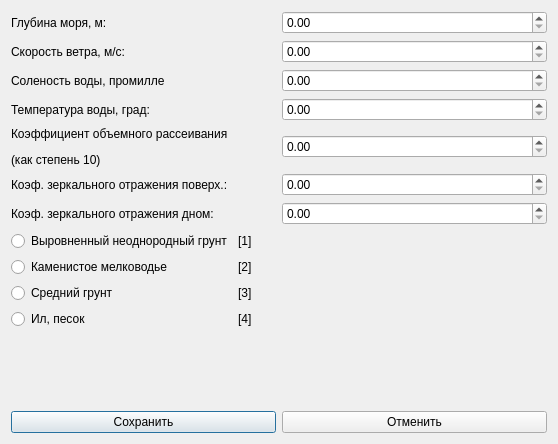
<?xml version="1.0" encoding="UTF-8"?>
<ui version="4.0">
 <class>WorkingEnvironmentSettings</class>
 <widget class="QDialog" name="WorkingEnvironmentSettings">
  <property name="geometry">
   <rect>
    <x>0</x>
    <y>0</y>
    <width>558</width>
    <height>444</height>
   </rect>
  </property>
  <property name="windowTitle">
   <string>Параметры среды</string>
  </property>
  <layout class="QGridLayout" name="gridLayout_3">
   <item row="0" column="0">
    <layout class="QGridLayout" name="gridLayout">
     <item row="0" column="0">
      <widget class="QLabel" name="label_5">
       <property name="text">
        <string>Глубина моря, м:</string>
       </property>
      </widget>
     </item>
     <item row="0" column="1">
      <widget class="QDoubleSpinBox" name="depthBox">
       <property name="maximum">
        <double>100000.000000000000000</double>
       </property>
      </widget>
     </item>
     <item row="1" column="0">
      <widget class="QLabel" name="label_6">
       <property name="text">
        <string>Скорость ветра, м/с:</string>
       </property>
      </widget>
     </item>
     <item row="1" column="1">
      <widget class="QDoubleSpinBox" name="windBox">
       <property name="maximum">
        <double>100000.000000000000000</double>
       </property>
      </widget>
     </item>
     <item row="2" column="0">
      <widget class="QLabel" name="label_7">
       <property name="text">
        <string>Соленость воды, промилле</string>
       </property>
      </widget>
     </item>
     <item row="2" column="1">
      <widget class="QDoubleSpinBox" name="salinityBox">
       <property name="maximum">
        <double>100000.000000000000000</double>
       </property>
      </widget>
     </item>
     <item row="3" column="0">
      <widget class="QLabel" name="label_8">
       <property name="text">
        <string>Температура воды, град:</string>
       </property>
      </widget>
     </item>
     <item row="3" column="1">
      <widget class="QDoubleSpinBox" name="tempBox">
       <property name="maximum">
        <double>100000.000000000000000</double>
       </property>
      </widget>
     </item>
    </layout>
   </item>
   <item row="1" column="0">
    <layout class="QHBoxLayout" name="horizontalLayout">
     <item>
      <widget class="QLabel" name="label_9">
       <property name="text">
        <string>&lt;html&gt;&lt;head/&gt;&lt;body&gt;&lt;p&gt;Коэффициент объемного рассеивания &lt;/p&gt;&lt;p&gt;(как степень 10)&lt;/p&gt;&lt;/body&gt;&lt;/html&gt;</string>
       </property>
      </widget>
     </item>
     <item>
      <widget class="QDoubleSpinBox" name="volumetricDispersionBox">
       <property name="maximum">
        <double>100000.000000000000000</double>
       </property>
      </widget>
     </item>
    </layout>
   </item>
   <item row="2" column="0">
    <layout class="QGridLayout" name="gridLayout_2">
     <item row="0" column="0">
      <widget class="QLabel" name="surfReflBox">
       <property name="text">
        <string>Коэф. зеркального отражения поверх.:</string>
       </property>
      </widget>
     </item>
     <item row="0" column="1">
      <widget class="QDoubleSpinBox" name="capacityC0Box_6">
       <property name="maximum">
        <double>100000.000000000000000</double>
       </property>
      </widget>
     </item>
     <item row="1" column="0">
      <widget class="QLabel" name="label_11">
       <property name="text">
        <string>Коэф. зеркального отражения дном:</string>
       </property>
      </widget>
     </item>
     <item row="1" column="1">
      <widget class="QDoubleSpinBox" name="botReflBox">
       <property name="maximum">
        <double>100000.000000000000000</double>
       </property>
      </widget>
     </item>
    </layout>
   </item>
   <item row="3" column="0">
    <layout class="QFormLayout" name="formLayout">
     <item row="0" column="0">
      <layout class="QVBoxLayout" name="verticalLayout">
       <item>
        <widget class="QRadioButton" name="radioButtonReceive">
         <property name="text">
          <string>Выровненный неоднородный грунт</string>
         </property>
        </widget>
       </item>
       <item>
        <widget class="QRadioButton" name="radioButtonRadiation">
         <property name="text">
          <string>Каменистое мелководье</string>
         </property>
        </widget>
       </item>
       <item>
        <widget class="QRadioButton" name="radioButton">
         <property name="text">
          <string>Средний грунт</string>
         </property>
        </widget>
       </item>
       <item>
        <widget class="QRadioButton" name="radioButton_2">
         <property name="text">
          <string>Ил, песок</string>
         </property>
        </widget>
       </item>
      </layout>
     </item>
     <item row="0" column="1">
      <layout class="QVBoxLayout" name="verticalLayout_2">
       <item>
        <widget class="QLabel" name="label_12">
         <property name="text">
          <string>[1]</string>
         </property>
        </widget>
       </item>
       <item>
        <widget class="QLabel" name="label_13">
         <property name="text">
          <string>[2]</string>
         </property>
        </widget>
       </item>
       <item>
        <widget class="QLabel" name="label_14">
         <property name="text">
          <string>[3]</string>
         </property>
        </widget>
       </item>
       <item>
        <widget class="QLabel" name="label_15">
         <property name="text">
          <string>[4]</string>
         </property>
        </widget>
       </item>
      </layout>
     </item>
    </layout>
   </item>
   <item row="4" column="0">
    <layout class="QHBoxLayout" name="horizontalLayout_3">
     <item>
      <widget class="QPushButton" name="pushButtonSave">
       <property name="text">
        <string>Сохранить</string>
       </property>
      </widget>
     </item>
     <item>
      <widget class="QPushButton" name="pushButtonCancel">
       <property name="text">
        <string>Отменить</string>
       </property>
      </widget>
     </item>
    </layout>
   </item>
  </layout>
 </widget>
 <resources/>
 <connections/>
</ui>
